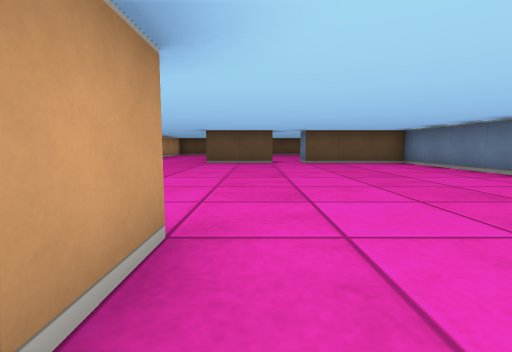
view 1 (above)

18 first-person views from a walk through a cub3D ray-caster map. The camera is about half as high as the walls, tilts 6° down and sees 85° across. The floor is counted in squares. Each view is taken from the middle of a square. On the plan, view 1 faces up. The plan holds only what a view shows up to about 9 squares ahead; the rest is blank.

view 2
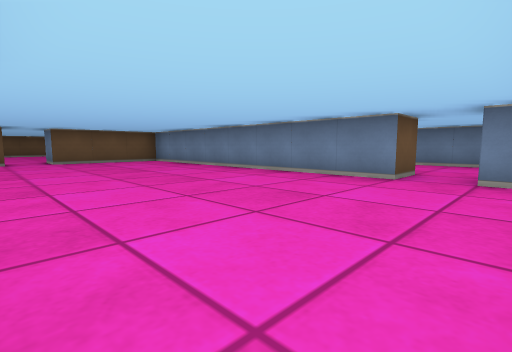

view 3
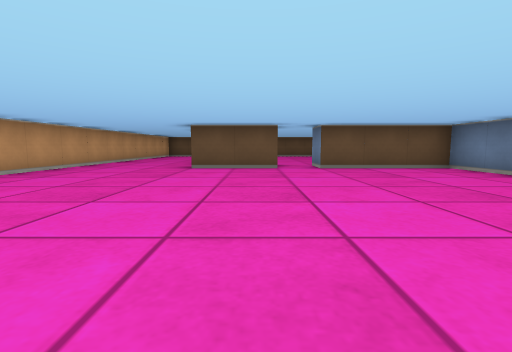

view 4
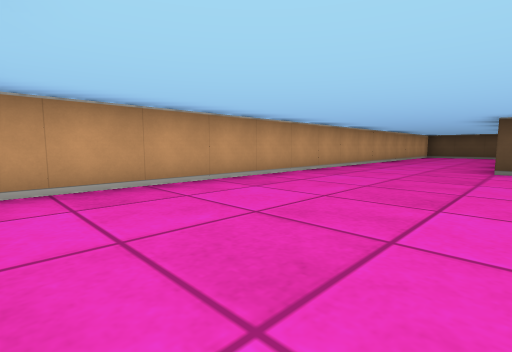

view 5
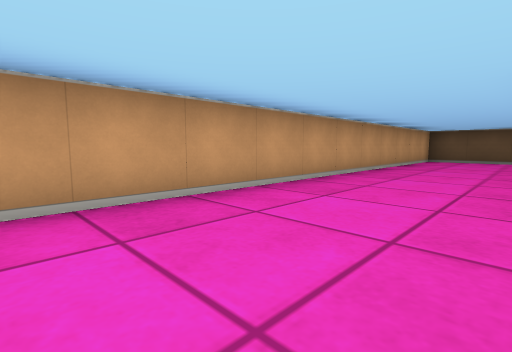

view 6
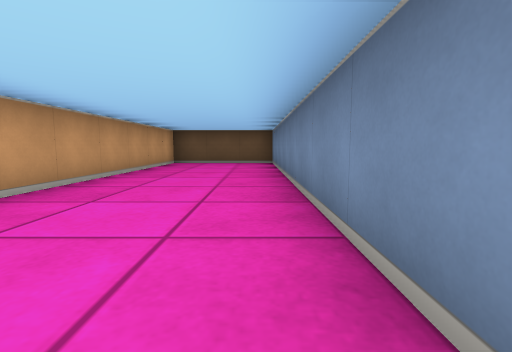

view 7
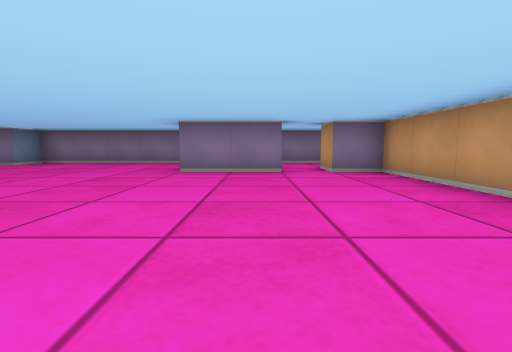

view 8
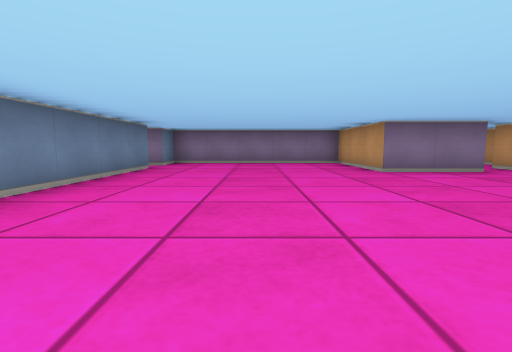

view 9
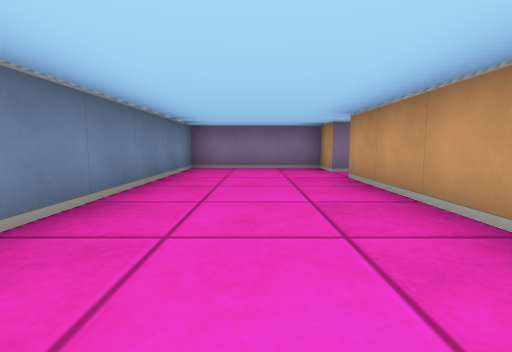

view 10
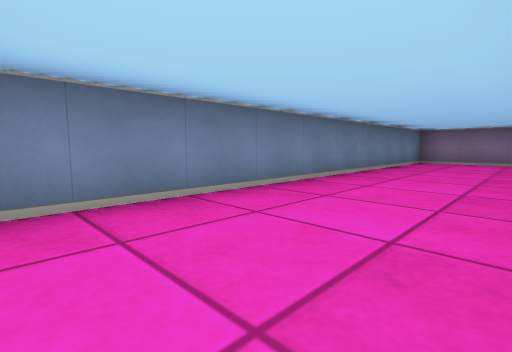

view 11
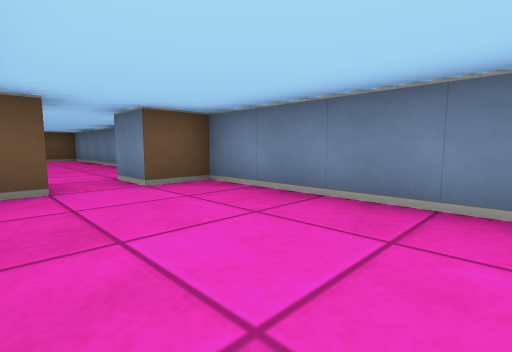

view 12
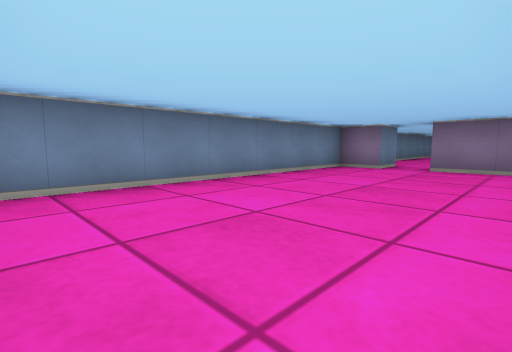

view 13
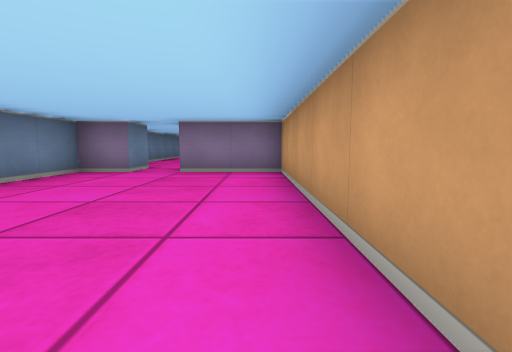

view 14
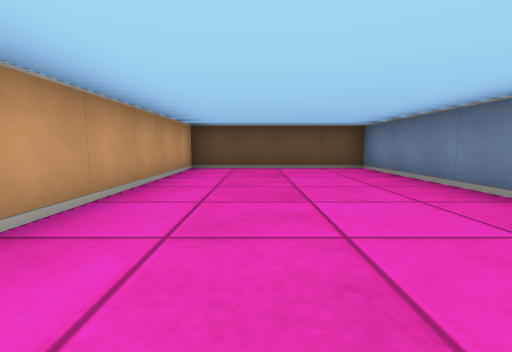

view 15
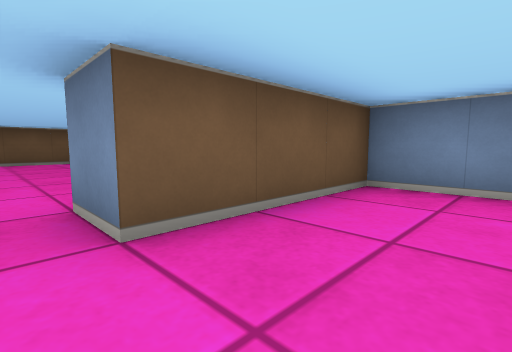

view 16
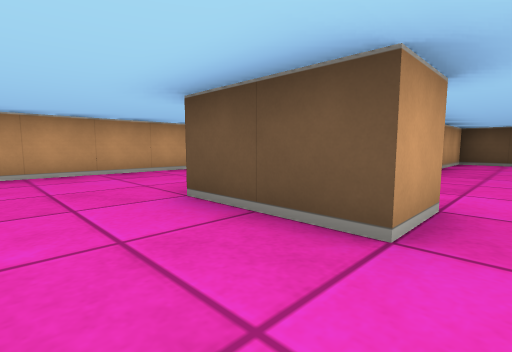

view 17
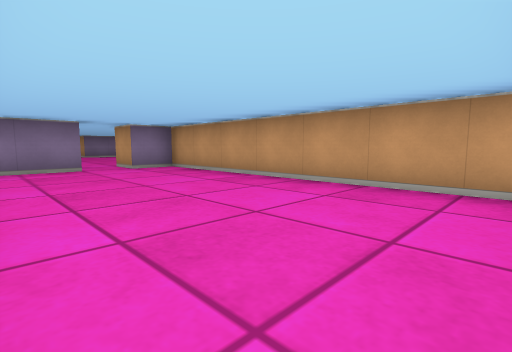

view 18
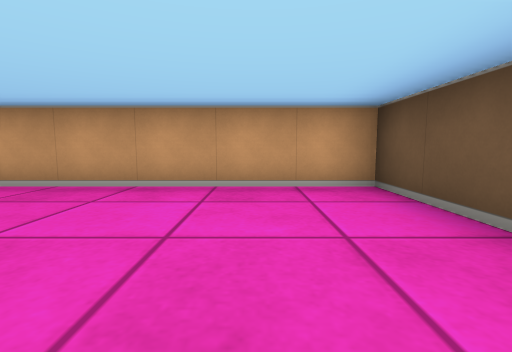

### Floor plan
Points are (right, up) in squares from view 1. A wall is a line through its corners. A room is listed if a view was taken in it or the views show most of it. See-through windows are left out.
Room 1 (views 1, 2, 3, 4, 5, 6, 7, 8, 15, 16)
walls: (0.5, 9.5) (0.5, 8.5) (-1.5, 8.5) (-1.5, 16.2); (-2.6, 1.5) (-0.5, 1.5) (-0.5, -1.5) (4.5, -1.5) (4.5, -0.5) (5.5, -0.5); (5.5, 0.5) (4.5, 0.5) (4.5, 8.5) (1.5, 8.5) (1.5, 9.5); (-1.4, 16.5) (-4.5, 16.5) (-4.5, 1.5) (-3.5, 1.5)
ways out: opening at (5, 0) to room 2; opening at (1, 9) to room 4; opening at (-3, 1)
Room 2 (views 9, 10, 11)
walls: (5.5, 3.5) (5.5, 0.5); (6.6, 8.5) (6.1, 8.5); (5.5, -0.5) (5.5, -1.5) (8.5, -1.5) (8.5, 8.5) (7.5, 8.5)
ways out: opening at (5, 0) to room 1; opening at (7, 9) to room 3
Room 3 (views 12, 13, 14)
walls: (7.5, 8.5) (7.5, 9.5) (8.5, 9.5) (8.5, 16.5) (4.5, 16.5) (4.5, 9.5) (6.5, 9.5)
ways out: opening at (7, 9) to room 2
Room 4 (views 17, 18)
walls: (1.5, 9.5) (2.8, 9.5); (3, 16.5) (-0.5, 16.5) (-0.5, 9.5) (0.5, 9.5)
ways out: opening at (1, 9) to room 1

Positions as (right, up) in squares from view 1, and headings:
1: (0, 0), facing up
2: (0, -1), facing up-right
3: (0, 2), facing up
4: (-1, 2), facing up-left
5: (-2, 6), facing up-left
6: (-2, 8), facing up
7: (-2, 7), facing down
8: (2, 7), facing down
9: (7, 5), facing down
10: (6, 8), facing down-right
11: (6, 5), facing up-right
12: (5, 16), facing down-right
13: (5, 15), facing down
14: (6, 10), facing up
15: (1, 7), facing up-right
16: (1, 7), facing up-left
17: (3, 16), facing down-left
18: (3, 15), facing left
